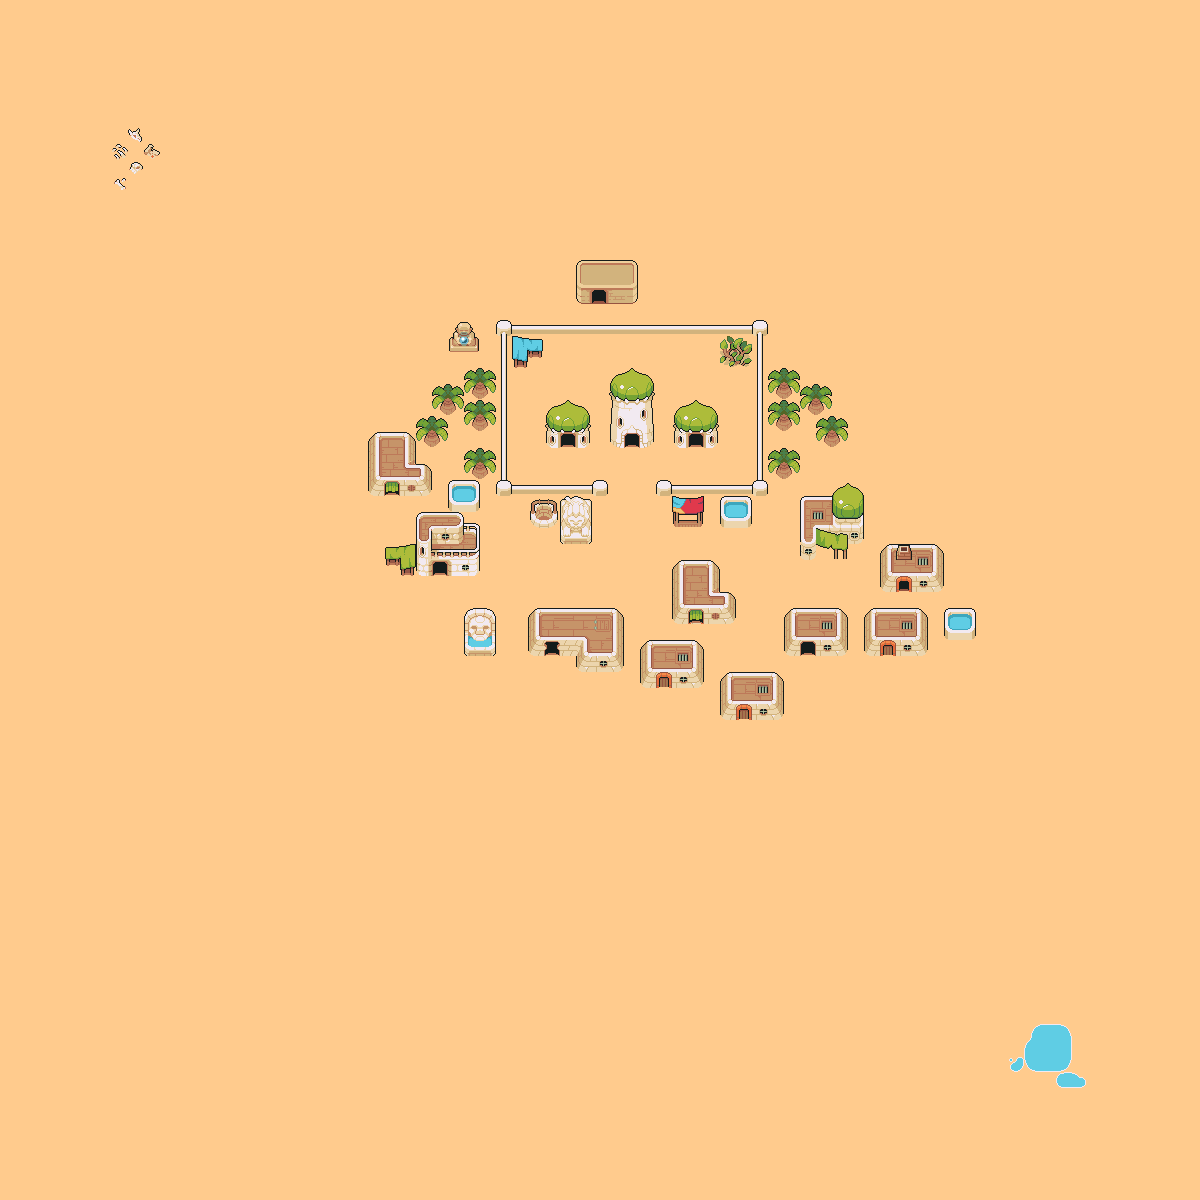

Tiled map render using the project's own tile images. Description and the map definition, with tile-layer contents summarised, below:
An orthogonal 75x75 tile map with 16x16 px tiles, 7 tile layers (floor, decorations_1, entity_bottom, player, ...), 3 tilesets and 115 objects (2x m_desert-house-1.tmx, 2x s_desert-house-1.tmx, c10, c1, c0, ...).

<map version="1.9" tiledversion="1.9.1" orientation="orthogonal" renderorder="right-down" width="75" height="75" tilewidth="16" tileheight="16" infinite="0" nextlayerid="9" nextobjectid="179">
 <tileset firstgid="1" source="floor.tsx" />
 <tileset firstgid="573" source="desert.tsx" />
 <tileset firstgid="813" source="house.tsx" />
 <objectgroup id="8" name="objects">
  <object id="2" name="c10" x="496" y="320.333" width="15.6667" height="176" />
  <object id="19" name="c1" x="674" y="429.333" width="12.3333" height="18" />
  <object id="24" name="c0" x="705.636" y="429.636" width="11.8182" height="18.2727" />
  <object id="26" name="s_main" x="624.016" y="463.953">
   <point />
  </object>
  <object id="28" name="c8" x="496.667" y="484.333" width="111" height="10.6667" />
  <object id="31" name="c7" x="656.667" y="485.667" width="111" height="8" />
  <object id="32" name="c12" x="658" y="480.667" width="11.3333" height="4" />
  <object id="33" name="c11" x="594.667" y="480" width="10" height="3.33333" />
  <object id="34" name="c3" x="610.333" y="431.333" width="14.6667" height="13" />
  <object id="35" name="c2" x="640" y="431.667" width="13.3333" height="12.3333" />
  <object id="36" name="c5" x="547.333" y="431.667" width="12" height="13" />
  <object id="37" name="c4" x="578" y="431" width="11" height="14" />
  <object id="38" name="c6" x="752.333" y="320.667" width="15" height="173" />
  <object id="39" name="c9" x="496.333" y="325.333" width="264.667" height="8" />
  <object id="40" name="c13" x="512.667" y="352.333" width="15" height="8" />
  <object id="41" name="c14" x="528" y="339" width="14.3333" height="11.6667" />
  <object id="42" name="c15" x="514.667" y="365.333" width="11.6667" height="1" />
  <object id="44" name="c17" x="514.25" y="360.375" width="3.3125" height="5.0625" />
  <object id="45" name="c18" x="523.188" y="360.125" width="3.0625" height="5.75" />
  <object id="48" name="c16" x="529.063" y="351.25" width="12.75" height="6.125" />
  <object id="49" name="c19" x="720.182" y="352" width="33.2727" height="11.2727" />
  <object id="51" name="ec_Princess" x="655.636" y="334.727">
   <point />
  </object>
  <object id="53" name="c29" x="416.364" y="431.636" width="31.6364" height="9.09091" />
  <object id="54" name="c28" x="432" y="399.455" width="32" height="8" />
  <object id="55" name="c27" x="464.364" y="415.818" width="31.4545" height="8" />
  <object id="56" name="c26" x="463.636" y="463.818" width="31.6364" height="8.72727" />
  <object id="57" name="c25" x="464" y="383.636" width="31.6364" height="8" />
  <object id="58" name="c24" x="768.333" y="463.333" width="32" height="10.3333" />
  <object id="59" name="c23" x="768.333" y="414.667" width="31.3333" height="9.33333" />
  <object id="60" name="c22" x="769.667" y="383.333" width="30" height="8" />
  <object id="62" name="c21" x="801" y="398.333" width="31.3333" height="10" />
  <object id="63" name="c20" x="817" y="432" width="31" height="7.66667" />
  <object id="66" name="c31" x="416.25" y="559.75" width="14.5" height="16" />
  <object id="67" name="c32" x="450.25" y="559.25" width="28.5" height="16.25" />
  <object id="68" name="c33" x="432.5" y="406.5" width="31.25" height="8.75" />
  <object id="69" name="c34" x="464.25" y="389.75" width="31.5" height="9.5" />
  <object id="70" name="c35" x="464" y="424.75" width="32.5" height="7.25" />
  <object id="71" name="c36" x="416.5" y="441.25" width="31.5" height="6.25" />
  <object id="72" name="c37" x="464.25" y="473" width="30" height="5.75" />
  <object id="73" name="c38" x="767.75" y="471.75" width="32.25" height="8" />
  <object id="74" name="c39" x="816.5" y="439.25" width="32" height="8.25" />
  <object id="75" name="c40" x="768.5" y="422.75" width="30.5" height="8.5" />
  <object id="76" name="c41" x="769.75" y="389.75" width="30" height="9.5" />
  <object id="77" name="c42" x="801" y="404.25" width="31.25" height="10" />
  <object id="78" name="c43" x="465" y="636.5" width="30" height="18.5" />
  <object id="79" name="c44" x="529" y="639.5" width="15" height="15.5" />
  <object id="81" name="c45" x="561.5" y="640.5" width="40" height="13.5" />
  <object id="83" name="c46" x="576" y="608" width="46.5" height="63.5" />
  <object id="84" name="c47" x="529" y="607.5" width="93.5" height="32" />
  <object id="85" name="c48" x="674" y="609" width="13" height="12.5" />
  <object id="86" name="c49" x="704.5" y="608.5" width="29.5" height="13" />
  <object id="87" name="c50" x="673" y="567.5" width="45.5" height="39" />
  <object id="88" name="c51" x="719.5" y="591.5" width="16" height="16" />
  <object id="89" name="c52" x="674.5" y="560.5" width="41" height="7" />
  <object id="90" name="c53" x="945.5" y="608" width="30" height="26.5" />
  <object id="91" name="c54" x="881" y="575" width="13" height="15" />
  <object id="92" name="c55" x="913" y="575.5" width="28" height="14" />
  <object id="93" name="c56" x="880.5" y="551" width="61" height="22.5" />
  <object id="94" name="c57" x="880" y="550.5" width="10" height="40" />
  <object id="95" name="c58" x="931" y="550.5" width="10.5" height="38.5" />
  <object id="99" name="ec_Woman" x="721" y="624">
   <point />
  </object>
  <object id="102" name="eb_GiantRacoon" x="620.75" y="512.25">
   <point />
  </object>
  <object id="104" name="c60" x="801.25" y="497" width="61.5" height="31.25" />
  <object id="106" name="c61" x="801.217" y="528.391" width="13.8261" height="28.5652" />
  <object id="107" name="c62" x="815.913" y="528.435" width="31.8261" height="20.7391" />
  <object id="108" name="c63" x="833.826" y="549.174" width="4.13043" height="9.95652" />
  <object id="109" name="c64" x="842.348" y="549.087" width="4.56522" height="9.91304" />
  <object id="110" name="c65" x="833.739" y="559.217" width="13.3913" height="1.17391" />
  <object id="112" name="c67" x="801.13" y="556.87" width="45.7391" height="2.95652" />
  <object id="114" name="c68" x="847.636" y="528.455" width="15.2727" height="12" />
  <object id="116" name="c69" x="448.531" y="336" width="30.9063" height="15" />
  <object id="117" name="c59" x="889.091" y="544.364" width="45.6364" height="5.54545" />
  <object id="118" name="c70" x="431.75" y="560.25" width="18" height="3.25" />
  <object id="119" name="m_desert-house-1.tmx" x="431.75" y="576" width="17.75" height="1.75" />
  <object id="121" name="s_desert-house-1.tmx" x="432.063" y="580.125">
   <point />
  </object>
  <object id="123" name="c71" x="561.333" y="495.667" width="28.6667" height="46.6667" />
  <object id="124" name="c72" x="672" y="511.667" width="31.6667" height="15.6667" />
  <object id="125" name="c73" x="721" y="495" width="29.6667" height="31" />
  <object id="126" name="c74" x="641" y="648.667" width="13" height="39" />
  <object id="127" name="c75" x="645.667" y="642.667" width="52" height="5" />
  <object id="128" name="c76" x="649" y="640.333" width="44.6667" height="0.666667" />
  </objectgroup>
 <layer id="1" name="floor" width="75" height="75">
  <data>[5625 cells, 5625 non-empty, 2 distinct tile ids]</data>
 </layer>
 <layer id="2" name="decorations_1" width="75" height="75">
  <data>[5625 cells, 292 non-empty, 156 distinct tile ids]</data>
 </layer>
 <layer id="6" name="entity_bottom" width="75" height="75">
  <data>[5625 cells, 6 non-empty, 4 distinct tile ids]</data>
 </layer>
 <layer id="5" name="player" width="75" height="75">
  <data>[5625 cells, 0 non-empty, 0 distinct tile ids]</data>
 </layer>
 <layer id="7" name="entity_top" width="75" height="75">
  <data>[5625 cells, 0 non-empty, 0 distinct tile ids]</data>
 </layer>
 <layer id="3" name="decorations_2" width="75" height="75">
  <data>[5625 cells, 56 non-empty, 32 distinct tile ids]</data>
 </layer>
 <layer id="4" name="other" width="75" height="75">
  <data>[5625 cells, 0 non-empty, 0 distinct tile ids]</data>
 </layer>
</map>
<!-- 34 of 115 objects omitted -->
